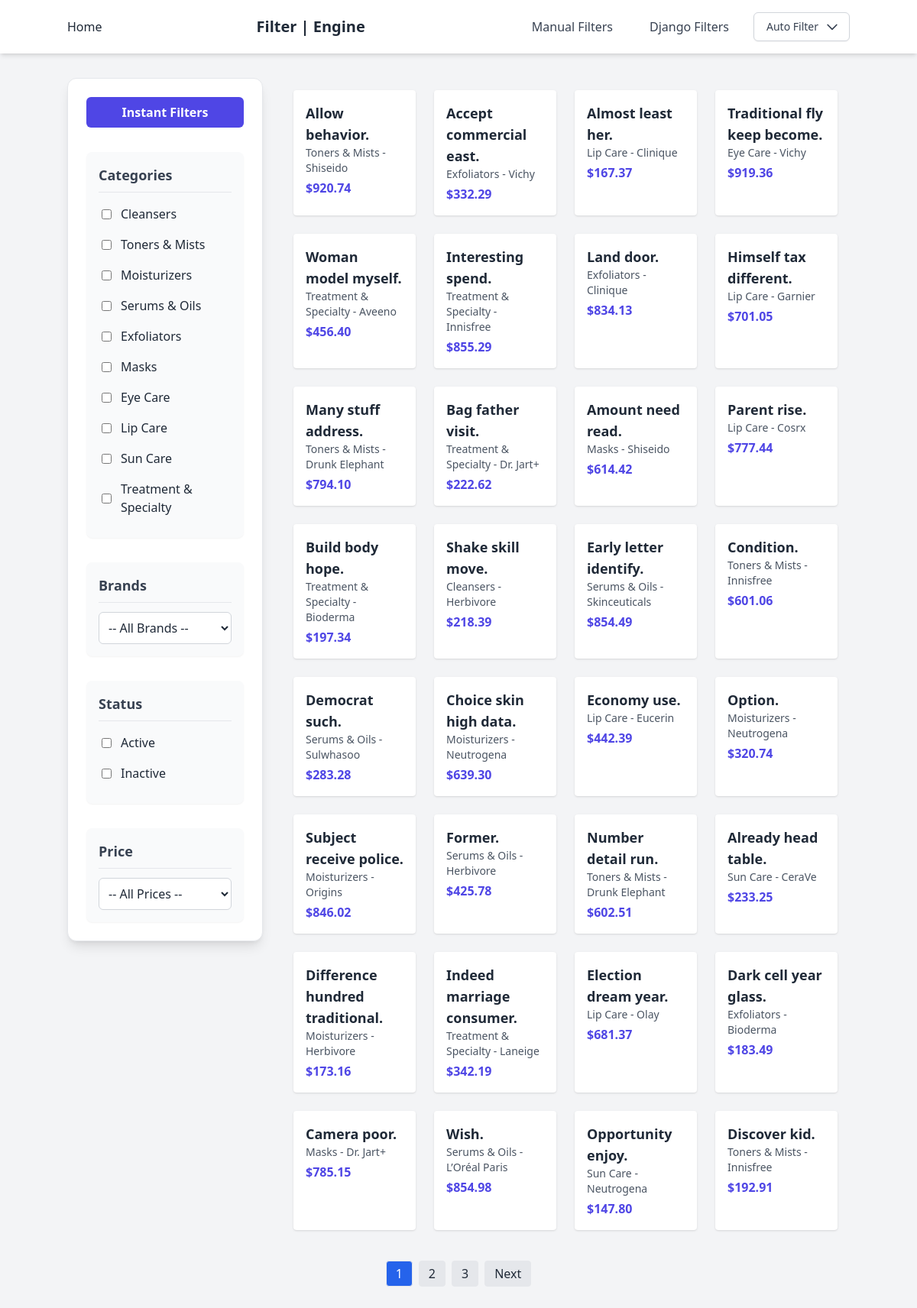
Page /instant_filter/ on the committed database.
### products/models.py (models this page shows, shortened)
class Category(models.Model):
    name = models.CharField(max_length=100, unique=True)
    product_count = models.PositiveIntegerField(default=0)

class Product(models.Model):
    STATUS_CHOICES = (("active","Active"),("inactive","Inactive"))
    name = models.CharField(max_length=255)
    category = models.ForeignKey(Category, on_delete=models.CASCADE, related_name="products")
    brand = models.ForeignKey(Brand, on_delete=models.SET_NULL, null=True, related_name="products")
    status = models.CharField(max_length=10, choices=STATUS_CHOICES, db_index=True)
    price = models.DecimalField(max_digits=8, decimal_places=2, db_index=True)
    stock = models.IntegerField(default=0)
    created_at = models.DateTimeField(auto_now_add=True, db_index=True)
    class Meta:
        indexes = [
            models.Index(fields=["category", "brand"]),
            models.Index(fields=["category", "status"]),
            models.Index(fields=["-created_at"]),
            models.Index(fields=["price", "status"]),
        ]

class Brand(models.Model):
    name = models.CharField(max_length=100, unique=True)

### products/views.py (the view)
# urls.py: path("instant_filter/", views.product_list_ajax, name="product_list_ajax"),
def product_list_ajax(request):
    query = Product.objects.all()
    category_ids = request.GET.getlist("category")
    if category_ids:
        query = query.filter(category_id__in=category_ids)
    brand = request.GET.get("brand")
    if brand:
        try:
            query = query.filter(brand_id=int(brand))
        except ValueError:
            pass
        query = query.filter(brand_id=int(brand))
    status = request.GET.getlist("status")
    if status:
        query = query.filter(status__in=status)
    price_bucket = request.GET.get("price_bucket")
    if price_bucket and "_" in price_bucket:
        try:
            min_price, max_price = price_bucket.split("_")
            query = query.filter(price__gte=int(min_price), price__lte=int(max_price))
        except ValueError:
            pass
    page = int(request.GET.get("page", 1))
    paginator = Paginator(query, 32)
    products = paginator.get_page(page)
    context = {
            "products": products,
            "page_obj": products,
            "categories": Category.objects.all(),
            "statuses": Product.STATUS_CHOICES,
            "brands": Brand.objects.all(),
        }
    if request.headers.get('x-requested-with') == 'XMLHttpRequest':
        html = render_to_string(
            "products/partials/filter_instant_list.html",
            context,
        )
        return JsonResponse({"html": html})
    return render(
        request,
        "products/product_list_ajax.html",
        context,
    )

### products/templates/products/product_list_ajax.html (shortened to what this page needs)
{% extends "base.html" %}
{% block content %}
<div class="flex gap-6">
<aside class="w-64 p-6 h-fit bg-white shadow-lg rounded-xl space-y-8 border border-gray-200">
  <div class="w-full bg-indigo-600 text-center text-white py-2 rounded-md hover:bg-indigo-700 transition-colors font-semibold">
    Instant Filters
  </div>
  <div class="bg-gray-50 p-4 rounded-lg shadow-sm">
    <h3 class="font-semibold mb-3 text-gray-700 text-lg border-b border-gray-200 pb-2">Categories</h3>
    {% for c in categories %}
      <label class="flex items-center gap-3 mb-2 cursor-pointer hover:bg-indigo-50 p-1 rounded">
        <input type="checkbox" name="category" value="{{ c.id }}" class="filter-checkbox accent-indigo-600">
        <span class="text-gray-800 font-medium">{{ c.name }}</span>
      </label>
    {% endfor %}
  </div>
<div class="bg-gray-50 p-4 rounded-lg shadow-sm">
  <h3 class="font-semibold mb-3 text-gray-700 text-lg border-b border-gray-200 pb-2">Brands</h3>
  <select name="brand" class="w-full p-2 border border-gray-300 rounded-md bg-white text-gray-800 focus:outline-none focus:ring-2 focus:ring-indigo-500">
    <option value="">-- All Brands --</option>
  </select>
</div>
  <div class="bg-gray-50 p-4 rounded-lg shadow-sm">
    <h3 class="font-semibold mb-3 text-gray-700 text-lg border-b border-gray-200 pb-2">Status</h3>
    {% for s in statuses %}
      <label class="flex items-center gap-3 mb-2 cursor-pointer hover:bg-indigo-50 p-1 rounded">
        <input type="checkbox" name="status" value="{{ s.0 }}" class="filter-checkbox accent-indigo-600">
        <span class="text-gray-800 font-medium">{{ s.1 }}</span>
      </label>
    {% endfor %}
  </div>
  <div class="bg-gray-50 p-4 rounded-lg shadow-sm">
    <h3 class="font-semibold mb-3 text-gray-700 text-lg border-b border-gray-200 pb-2">Price</h3>
    <select name="price_bucket" class="w-full p-2 border border-gray-300 rounded-md bg-white text-gray-800 focus:outline-none focus:ring-2 focus:ring-indigo-500">
      <option value="">-- All Prices --</option>
    </select>
  </div>
</aside>
  <main class="flex-1 p-4">
    <div id="product-list" class="grid grid-cols-1 sm:grid-cols-2 md:grid-cols-3 lg:grid-cols-4 gap-6">
      {% include "products/partials/filter_instant_list.html" %}
    </div>
  </main>
</div>
    {% if page_obj.has_other_pages %}
    <div class="flex justify-center mt-6 space-x-2">
        {% for num in page_obj.paginator.page_range %}
        {% if num >= page_obj.number|add:"-2" and num <= page_obj.number|add:"2" %} {% if num == page_obj.number %} <span
            class="px-3 py-1 border rounded bg-blue-600 text-white">{{ num }}</span>
            {% else %}
            <a href="?page={{ num }}{% for key, value in request.GET.items %}{% if key != 'page' %}&{{ key }}={{ value }}{% endif %}{% endfor %}"
                class="px-3 py-1 border rounded bg-gray-200 hover:bg-gray-300 transition">{{ num }}</a>
            {% endif %}
            {% endif %}
            {% endfor %}
            {% if page_obj.has_next %}
            <a href="?page={{ page_obj.next_page_number }}{% for key, value in request.GET.items %}{% if key != 'page' %}&{{ key }}={{ value }}{% endif %}{% endfor %}"
                class="px-3 py-1 border rounded bg-gray-200 hover:bg-gray-300 transition">Next</a>
            {% endif %}
    </div>
    {% endif %}
{% endblock content %}

### products/templates/products/partials/filter_instant_list.html
{% for product in products %}
  <div class="product bg-white p-4 rounded shadow hover:shadow-md transition">
    <h3 class="font-semibold text-lg text-gray-800">{{ product.name }}</h3>
    <p class="text-sm text-gray-600">{{ product.category.name }} - {{ product.brand.name }}</p>
    <p class="text-indigo-600 font-bold mt-1">${{ product.price }}</p>
  </div>
{% empty %}
  <p class="text-gray-500 italic">No products found.</p>
{% endfor %}

### rows in the picture
Category: name "Cleansers"
Category: name "Toners & Mists"
Category: name "Moisturizers"
Category: name "Serums & Oils"
Category: name "Exfoliators"
Category: name "Masks"
Category: name "Eye Care"
Category: name "Lip Care"
Category: name "Sun Care"
Category: name "Treatment & Specialty"
Product: name "Allow behavior.", category.name "Toners & Mists", brand.name "Shiseido", price "920.74"
Product: name "Accept commercial east.", category.name "Exfoliators", brand.name "Vichy", price "332.29"
Product: name "Almost least her.", category.name "Lip Care", brand.name "Clinique", price "167.37"
Product: name "Traditional fly keep become.", category.name "Eye Care", brand.name "Vichy", price "919.36"
Product: name "Woman model myself.", category.name "Treatment & Specialty", brand.name "Aveeno", price "456.40"
Product: name "Interesting spend.", category.name "Treatment & Specialty", brand.name "Innisfree", price "855.29"
Product: name "Land door.", category.name "Exfoliators", brand.name "Clinique", price "834.13"
Product: name "Himself tax different.", category.name "Lip Care", brand.name "Garnier", price "701.05"
Product: name "Many stuff address.", category.name "Toners & Mists", brand.name "Drunk Elephant", price "794.10"
Product: name "Bag father visit.", category.name "Treatment & Specialty", brand.name "Dr. Jart+", price "222.62"
Product: name "Amount need read.", category.name "Masks", brand.name "Shiseido", price "614.42"
Product: name "Parent rise.", category.name "Lip Care", brand.name "Cosrx", price "777.44"
Product: name "Build body hope.", category.name "Treatment & Specialty", brand.name "Bioderma", price "197.34"
Product: name "Shake skill move.", category.name "Cleansers", brand.name "Herbivore", price "218.39"
Product: name "Early letter identify.", category.name "Serums & Oils", brand.name "Skinceuticals", price "854.49"
Product: name "Condition.", category.name "Toners & Mists", brand.name "Innisfree", price "601.06"
Product: name "Democrat such.", category.name "Serums & Oils", brand.name "Sulwhasoo", price "283.28"
Product: name "Choice skin high data.", category.name "Moisturizers", brand.name "Neutrogena", price "639.30"
Product: name "Economy use.", category.name "Lip Care", brand.name "Eucerin", price "442.39"
Product: name "Option.", category.name "Moisturizers", brand.name "Neutrogena", price "320.74"
Product: name "Subject receive police.", category.name "Moisturizers", brand.name "Origins", price "846.02"
Product: name "Former.", category.name "Serums & Oils", brand.name "Herbivore", price "425.78"
Product: name "Number detail run.", category.name "Toners & Mists", brand.name "Drunk Elephant", price "602.51"
Product: name "Already head table.", category.name "Sun Care", brand.name "CeraVe", price "233.25"
Product: name "Difference hundred traditional.", category.name "Moisturizers", brand.name "Herbivore", price "173.16"
Product: name "Indeed marriage consumer.", category.name "Treatment & Specialty", brand.name "Laneige", price "342.19"
Product: name "Election dream year.", category.name "Lip Care", brand.name "Olay", price "681.37"
Product: name "Dark cell year glass.", category.name "Exfoliators", brand.name "Bioderma", price "183.49"
Product: name "Camera poor.", category.name "Masks", brand.name "Dr. Jart+", price "785.15"
Product: name "Wish.", category.name "Serums & Oils", brand.name "L’Oréal Paris", price "854.98"
Product: name "Opportunity enjoy.", category.name "Sun Care", brand.name "Neutrogena", price "147.80"
Product: name "Discover kid.", category.name "Toners & Mists", brand.name "Innisfree", price "192.91"

### other values in the picture
{{ s.1 }} "Active" "Inactive"
{{ num }} "1"
{{ num }} "2" "3"
